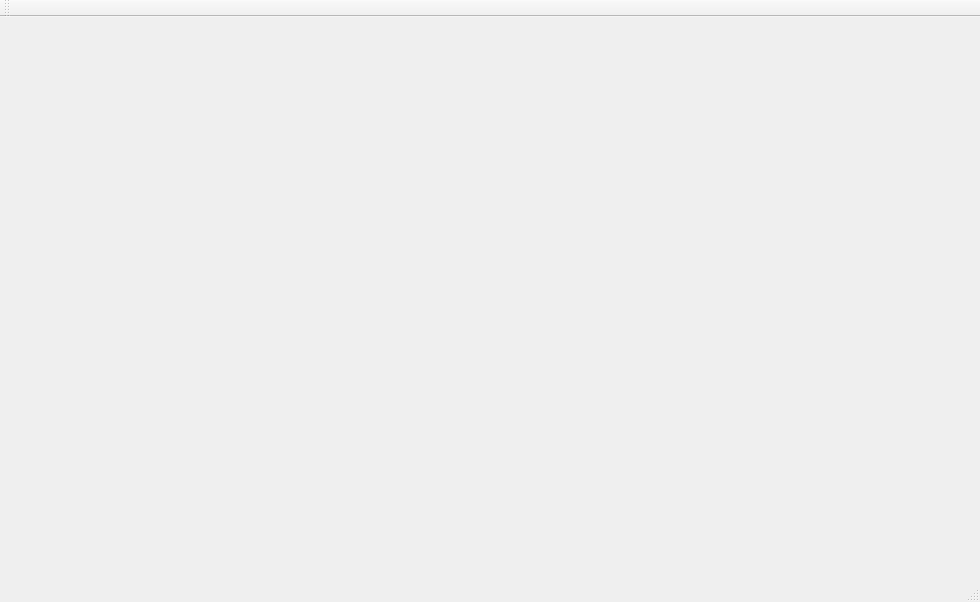
<?xml version="1.0" encoding="UTF-8"?>
<ui version="4.0">
 <class>MainWindow</class>
 <widget class="QMainWindow" name="MainWindow">
  <property name="geometry">
   <rect>
    <x>0</x>
    <y>0</y>
    <width>980</width>
    <height>602</height>
   </rect>
  </property>
  <property name="windowTitle">
   <string>Gestion des Clients</string>
  </property>
  <widget class="QWidget" name="centralWidget"/>
  <widget class="QMenuBar" name="menuBar">
   <property name="geometry">
    <rect>
     <x>0</x>
     <y>0</y>
     <width>980</width>
     <height>22</height>
    </rect>
   </property>
  </widget>
  <widget class="QToolBar" name="mainToolBar">
   <attribute name="toolBarArea">
    <enum>TopToolBarArea</enum>
   </attribute>
   <attribute name="toolBarBreak">
    <bool>false</bool>
   </attribute>
  </widget>
  <widget class="QStatusBar" name="statusBar"/>
 </widget>
 <layoutdefault spacing="6" margin="11"/>
 <resources/>
 <connections/>
</ui>
